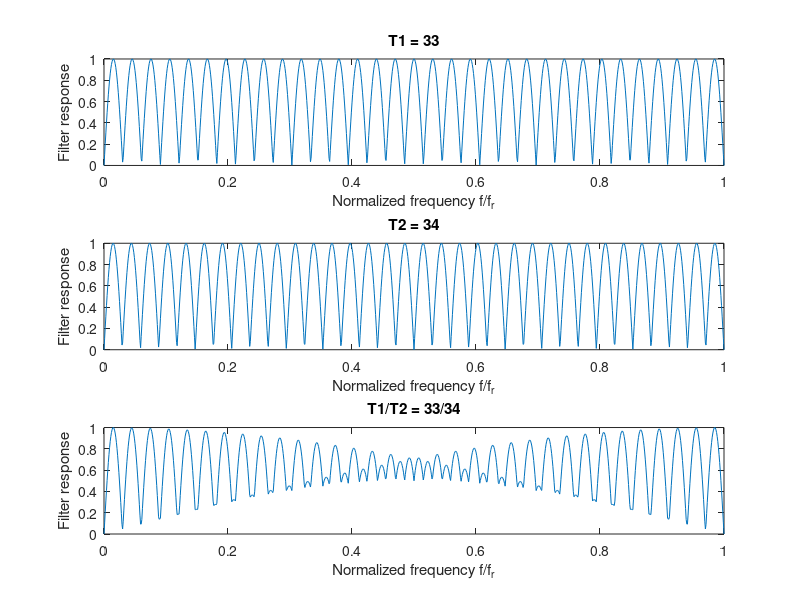

The MATLAB script that drew this image:
clear all; close all;
fofr    = 0:0.001:1;
f1  = 33 * fofr;
f2  = 34 * fofr;
resp1   = abs(sin(pi .* f1));
resp2   = abs(sin(pi .* f2));
resp    = resp1 + resp2;
respmax = max(resp);
resp    = resp./respmax;

figure('Name', 'PRF Staggering 33/34');
clf;
subplot(3,1,1);
plot(fofr, resp1);
axis tight;
title('T1 = 33');
xlabel('Normalized frequency f/f_r');
ylabel('Filter response');
subplot(3,1,2);
plot(fofr, resp2);
axis tight;
title('T2 = 34');
xlabel('Normalized frequency f/f_r');
ylabel('Filter response');
subplot(3,1,3);
plot(fofr, resp);
axis tight;
title('T1/T2 = 33/34');
xlabel('Normalized frequency f/f_r');
ylabel('Filter response');
